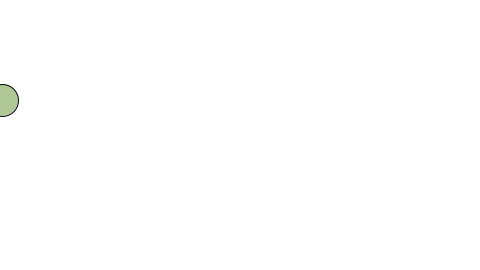
Frame 1 (no input)
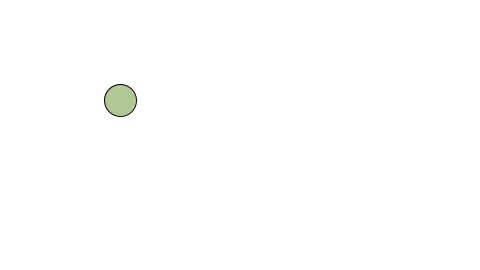
Frame 60 (the mouse pressed at the canvas centre just before this capture)
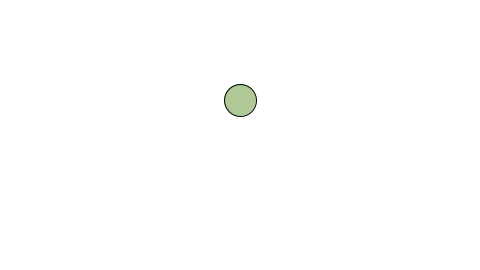
Frame 120 (the mouse held since frame 60 and released just before this capture)

The Processing sketch that drew these frames (run headless with seeded random() and noise(); from frame 60 on, the mouse is pressed at the canvas centre):

// Processing sketch: bola_q_rebate_nas_extremidades
// ── bola_q_rebate_nas_extremidades.pde
int x = 0;
int speed = 2;

void setup() {
 size(480,270);
 frameRate(120);
}

void draw() {
 background(255);
 x = x + speed; //adiciona a velocidade de speed para o x
 if ((x > width) || (x < 0)) {
  speed = speed * -1; //se o objeto atingir as duas extremidades, multiplicando
  //por -1 faz ele dar a volta em ambos os casos
 }
 
 stroke(0);
 fill(175, 200, 150);
 ellipse(x, 100, 32, 32);
}
